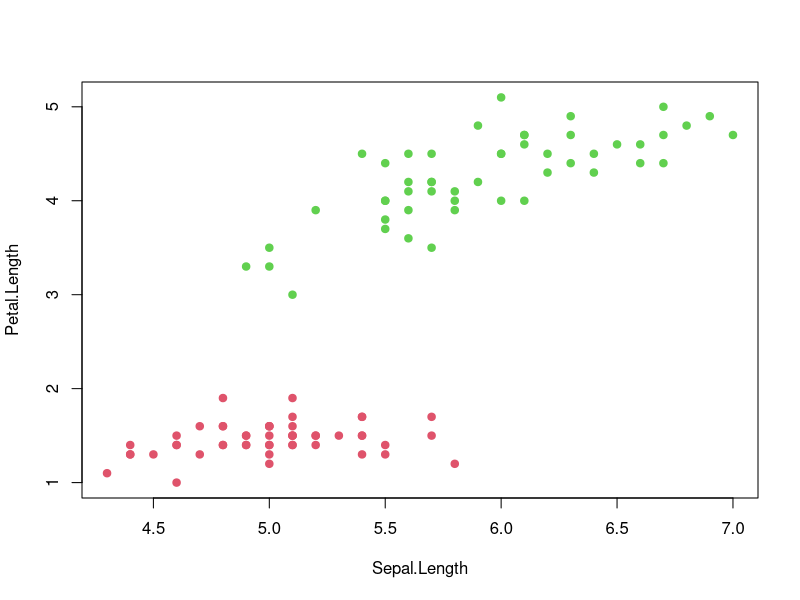
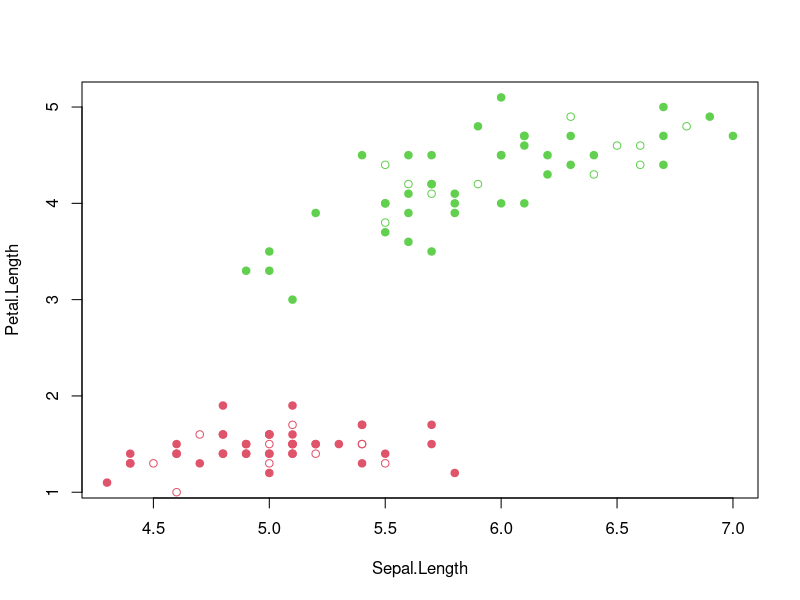
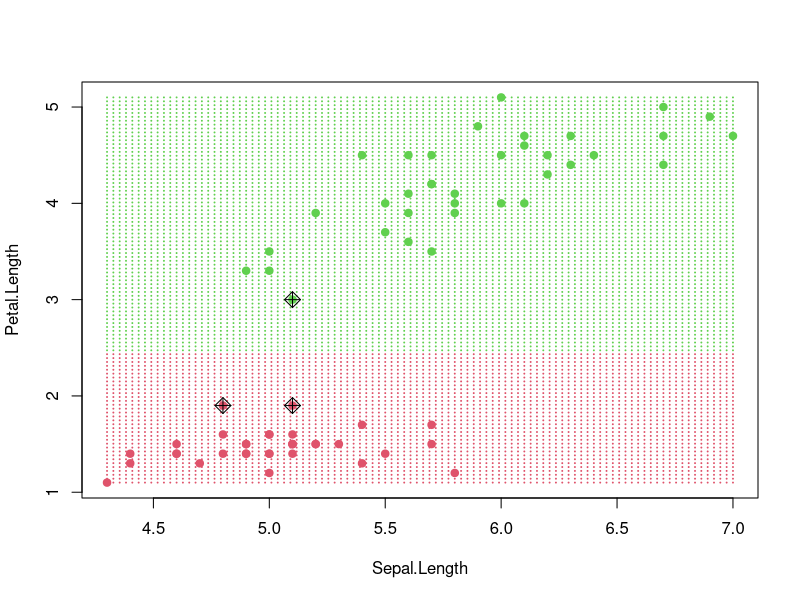

Here is the R script that generated these plots, in order: (Note: this script raises an error after producing the figures.)
# =======================================================
# SVM : Part 1 : Support Vector Classifier
# =======================================================

# install.packages("e1071")
library(e1071)

# Pretty plotting routine for SVM models
prettyPlot <- function(svmModel, dataSet, gridSize) {
  # create the grid of points to plot
  x1.Pixels <- seq(from = as.numeric(min(dataSet[,1])), 
                   to = as.numeric(max(dataSet[,1])), len = gridSize)
  x2.Pixels <- seq(from = as.numeric(min(dataSet[,2])), 
                   to = as.numeric(max(dataSet[,2])), len = gridSize)
  pixelGrid <- expand.grid(X1 = x1.Pixels, X2 = x2.Pixels)
  names(pixelGrid) <- names(dataSet)[1:2]
  
  # predict the classes of the pixels
  pixelData <- data.frame(pixelGrid)
  classGrid <- predict(svmModel, newdata = pixelData)
  
  # plot pixelGrid with colored class
  plot(pixelGrid, pch = 20, cex = 0.2, 
       col = as.numeric(classGrid) + 1)
  
  # plot the data points on top of this
  points(dataSet[,1:2], pch = 19, cex = 1, col = as.numeric(dataSet[,3]) + 1)
  
  # mark the actual support vectors now
  points(dataSet[svmModel$index, 1:2], pch = 9, cex = 1.5)
}


# -------------------------------------------------------
# Load and explore the dataset

attach(iris)
help(iris)
str(iris)

# Truncate the data to a "2-dimensional 2-class" problem
irisData <- as.data.frame(iris[1:100,c(1,3,5)])
irisData$Species <- droplevels(irisData$Species)
str(irisData)
plot(irisData$Sepal.Length, irisData$Petal.Length,
     col = as.numeric(irisData$Species) + 1, pch = 19,
     xlab = "Sepal.Length", ylab = "Petal.Length")

# Split into Train and Validation sets
# Training Set : Validation Set = 70 : 30 (random)
train <- sample(nrow(irisData), 0.7*nrow(irisData), replace = FALSE)
irisTrain <- irisData[train,]
irisValid <- irisData[-train,]

plot(irisTrain$Sepal.Length, irisTrain$Petal.Length,
     col = as.numeric(irisTrain$Species) + 1, pch = 19,
     xlab = "Sepal.Length", ylab = "Petal.Length")
points(irisValid$Sepal.Length, irisValid$Petal.Length,
       col = as.numeric(irisValid$Species) + 1, pch = 21)



# =======================================================
# SVM : Part 1A : Maximal Margin Classifier
# =======================================================

# Fit a Maximal Margin Classifier on the train set
# Set high cost to minimize number of support vectors
svmFit <- svm(Species ~ .,           # formula for fit
              data = irisTrain,      # dataset for fit
              kernel = "linear",     # choose a kernel
              cost = 1e6,            # relaxation cost
              scale = FALSE)         # feature-scaling

summary(svmFit)                      # summary of the fitted model
# plot(svmFit, irisTrain)            # default R plot for SVM
prettyPlot(svmFit, irisTrain, 100)   # our prettyPlot for SVM

svmFit$index                         # index of the support vectors
svmFit$SV                            # the actual support vectors

# Predict the classes for the validation set
predValid <- predict(svmFit, newdata = irisValid)        # prediction
table(predict = predValid, truth = irisValid$Species)    # confusion matrix



# =======================================================
# SVM : Part 1B : Support Vector Classifier
# =======================================================

# Fit a Support Vector Classifier on the train set
# Set variable cost to vary number of support vectors
svmFit <- svm(Species ~ .,           # formula for fit
              data = irisTrain,      # dataset for fit
              kernel = "linear",     # choose a kernel
              cost = 0,            # relaxation cost
              scale = FALSE)         # feature-scaling

summary(svmFit)                      # summary of the fitted model
# plot(svmFit, irisTrain)            # default R plot for SVM
prettyPlot(svmFit, irisTrain, 100)   # our prettyPlot for SVM

svmFit$index                         # index of the support vectors
svmFit$SV                            # the actual support vectors

# Predict the classes for the validation set
predValid <- predict(svmFit, newdata = irisValid)        # prediction
table(predict = predValid, truth = irisValid$Species)    # confusion matrix


# -------------------------------------------------------
# Fit an optimally tuned Support Vector Classifier
# by performing cross-validation with a cost range

tuneModel <- tune(svm, 
                  Species ~ ., 
                  data = irisTrain, 
                  kernel = "linear",
                  ranges = list(cost = c(0.001, 0.01, 0.1, 1, 10, 100, 1000)), 
                  scale = FALSE)

summary(tuneModel)                   # summary of tuning the cost
bestFit <- tuneModel$best.model      # extract the best tuned model
summary(bestFit)                     # best model after tuning cost
# plot(bestFit, irisTrain)           # default R plot for SVM
prettyPlot(bestFit, irisTrain, 100)  # our prettyPlot for SVM

# Predict the classes for the validation set
predValid <- predict(bestFit, newdata = irisValid)       # prediction
table(predict = predValid, truth = irisValid$Species)    # confusion matrix



# =======================================================
# SVM : Part 2 : Support Vector Machine
# =======================================================

# Load and explore the dataset
attach(iris)
help(iris)
str(iris)

# Truncate the data to a "2-dimensional 2-class" problem
irisData <- as.data.frame(iris[1:100,c(1,3,5)])
irisData$Species <- droplevels(irisData$Species)
str(irisData)
plot(irisData$Sepal.Length, irisData$Petal.Length,
     col = as.numeric(irisData$Species) + 1, pch = 19,
     xlab = "Sepal.Length", ylab = "Petal.Length")

# Split into Train and Validation sets
# Training Set : Validation Set = 70 : 30 (random)
train <- sample(nrow(irisData), 0.7*nrow(irisData), replace = FALSE)
irisTrain <- irisData[train,]
irisValid <- irisData[-train,]

plot(irisTrain$Sepal.Length, irisTrain$Petal.Length,
     col = as.numeric(irisTrain$Species) + 1, pch = 19,
     xlab = "Sepal.Length", ylab = "Petal.Length")
points(irisValid$Sepal.Length, irisValid$Petal.Length,
       col = as.numeric(irisValid$Species) + 1, pch = 21)


# Fit a Support Vector machine to the train set using various kernels
# where the choice of the kernel depends on the nature of the dataset

# -------------------------------------------------------
# Polynomial Kernel

polFit <- svm(Species ~ .,           # formula for fit
              data = irisTrain,      # dataset for fit
              kernel = "polynomial", # ( gamma * (u.v) + coef0 ) ^ degree
              gamma = 1,             # gamma is required
              coef0 = 1,             # coef0 is required (default = 0)
              degree = 5,            # degree is required
              cost = 10,             # relaxation cost
              scale = FALSE)         # feature-scaling

summary(polFit)                      # summary of the fitted model
# plot(polFit, irisTrain)            # default R plot for SVM
prettyPlot(polFit, irisTrain, 100)   # our prettyPlot for SVM

polFit$index                         # index of the support vectors
polFit$SV                            # the actual support vectors

# Predict the classes for the validation set
predValid <- predict(polFit, newdata = irisValid)        # prediction
table(predict = predValid, truth = irisValid$Species)    # confusion matrix


# -------------------------------------------------------
# Radial (Gaussian) Kernel

radFit <- svm(Species ~ .,           # formula for fit
              data = irisTrain,      # dataset for fit
              kernel = "radial",     # exp( - gamma * (u - v) . (u - v) )
              gamma = 1,             # gamma is required
              cost = 10,             # relaxation cost
              scale = FALSE)         # feature-scaling

summary(radFit)                      # summary of the fitted model
# plot(radFit, irisTrain)            # default R plot for SVM
prettyPlot(radFit, irisTrain, 100)   # our prettyPlot for SVM

radFit$index                         # index of the support vectors
radFit$SV                            # the actual support vectors

# Predict the classes for the validation set
predValid <- predict(radFit, newdata = irisValid)        # prediction
table(predict = predValid, truth = irisValid$Species)    # confusion matrix


# -------------------------------------------------------
# Sigmoid Kernel

sigFit <- svm(Species ~ .,           # formula for fit
              data = irisTrain,      # dataset for fit
              kernel = "sigmoid",    # tanh( gamma * (u.v) + coef0 )
              gamma = 0.01,          # gamma is required
              coef0 = 1,             # coef0 is required (default = 0)
              cost = 10,             # relaxation cost
              scale = FALSE)         # feature-scaling

summary(sigFit)                      # summary of the fitted model
# plot(sigFit, irisTrain)            # default R plot for SVM
prettyPlot(sigFit, irisTrain, 100)   # our prettyPlot for SVM

sigFit$index                         # index of the support vectors
sigFit$SV                            # the actual support vectors

# Predict the classes for the validation set
predValid <- predict(radFit, newdata = irisValid)        # prediction
table(predict = predValid, truth = irisValid$Species)    # confusion matrix



# =======================================================
# SVM : Part 2B : Tuning the various SVM Kernels
# =======================================================

# Fit an optimally tuned Support Vector Machine on the train set
# by performing cross-validation with a range of parameter values


# -------------------------------------------------------
# Polynomial Kernel

tuneModel <- tune(svm, 
                  Species ~ ., 
                  data = irisTrain, 
                  kernel = "polynomial", # ( gamma * (u.v) + coef0 ) ^ degree
                  ranges = list(gamma = c(0.01, 0.1, 1, 10, 100),
                                coef0 = c(0.01, 0.1, 1, 10, 100),
                                degree = c(1, 2, 3, 4, 5, 6 ,7),
                                cost = c(0.01, 0.1, 1, 10, 100)), 
                  scale = FALSE)

summary(tuneModel)                   # summary of tuning parameters
bestFit <- tuneModel$best.model      # extract the best tuned model
summary(bestFit)                     # best parameter-tuned model
# plot(bestFit, irisTrain)           # default R plot for SVM
prettyPlot(bestFit, irisTrain, 100)  # our prettyPlot for SVM


# -------------------------------------------------------
# Radial (Gaussian) Kernel

tuneModel <- tune(svm, 
                  Species ~ ., 
                  data = irisTrain, 
                  kernel = "radial", # exp( - gamma * (u - v) . (u - v) )
                  ranges = list(gamma = c(0.001, 0.01, 0.1, 1, 10, 100, 1000),
                                cost = c(0.001, 0.01, 0.1, 1, 10, 100, 1000)), 
                  scale = FALSE)

summary(tuneModel)                   # summary of tuning parameters
bestFit <- tuneModel$best.model      # extract the best tuned model
summary(bestFit)                     # best parameter-tuned model
# plot(bestFit, irisTrain)           # default R plot for SVM
prettyPlot(bestFit, irisTrain, 100)  # our prettyPlot for SVM


# -------------------------------------------------------
# Sigmoid Kernel

tuneModel <- tune(svm, 
                  Species ~ ., 
                  data = irisTrain, 
                  kernel = "sigmoid", # tanh( gamma * (u.v) + coef0 )
                  ranges = list(gamma = c(0.01, 0.1, 1, 10, 100),
                                coef0 = c(0.01, 0.1, 1, 10, 100),
                                cost = c(0.001, 0.01, 0.1, 1, 10, 100, 1000)), 
                  scale = FALSE)

summary(tuneModel)                   # summary of tuning parameters
bestFit <- tuneModel$best.model      # extract the best tuned model
summary(bestFit)                     # best parameter-tuned model
# plot(bestFit, irisTrain)           # default R plot for SVM
prettyPlot(bestFit, irisTrain, 100)  # our prettyPlot for SVM
